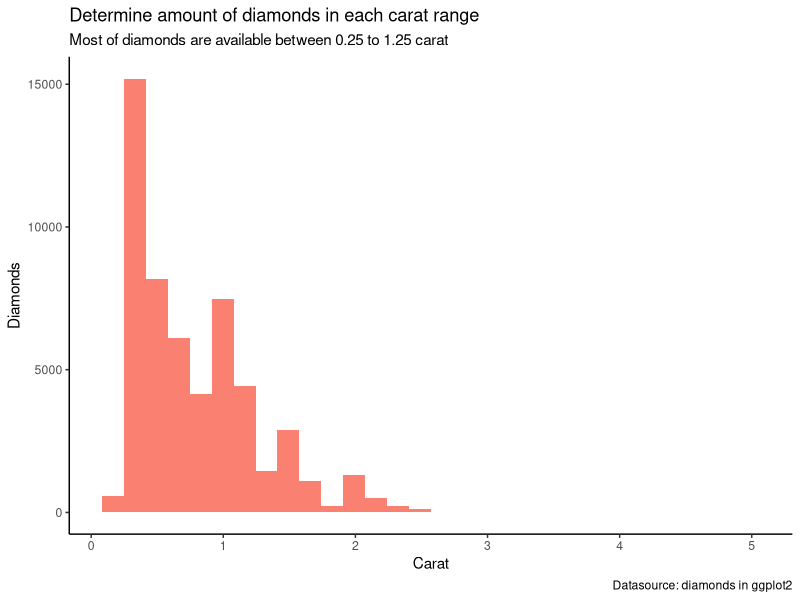
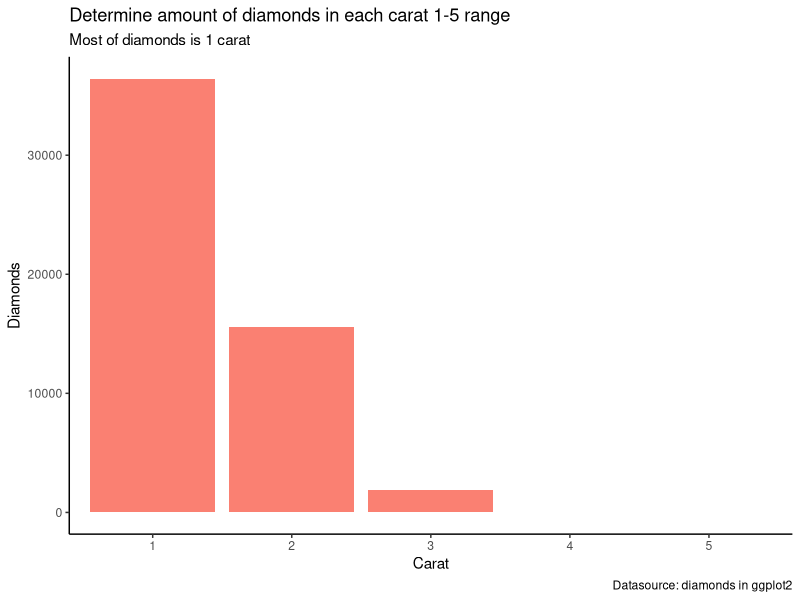
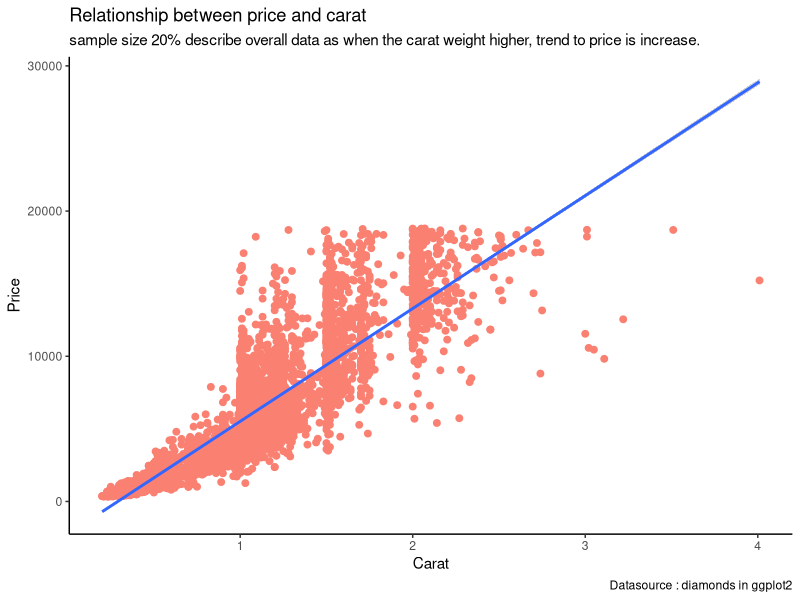
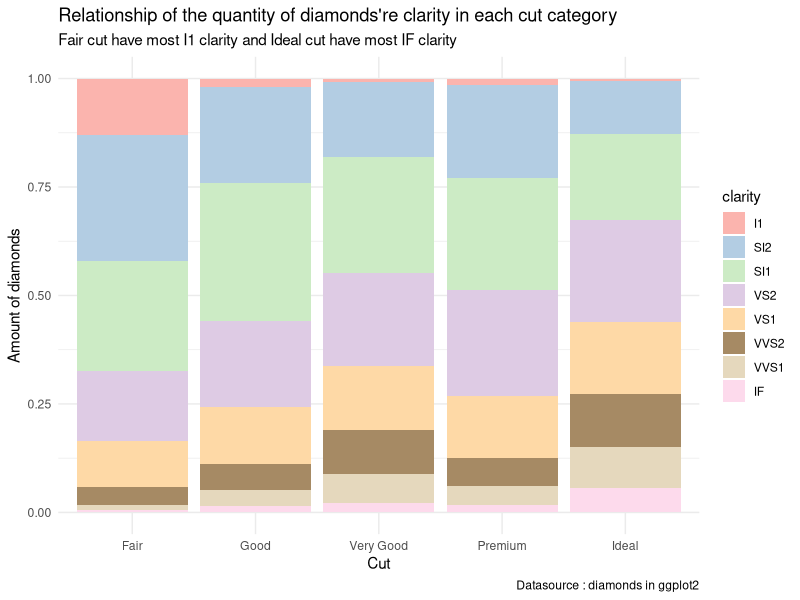
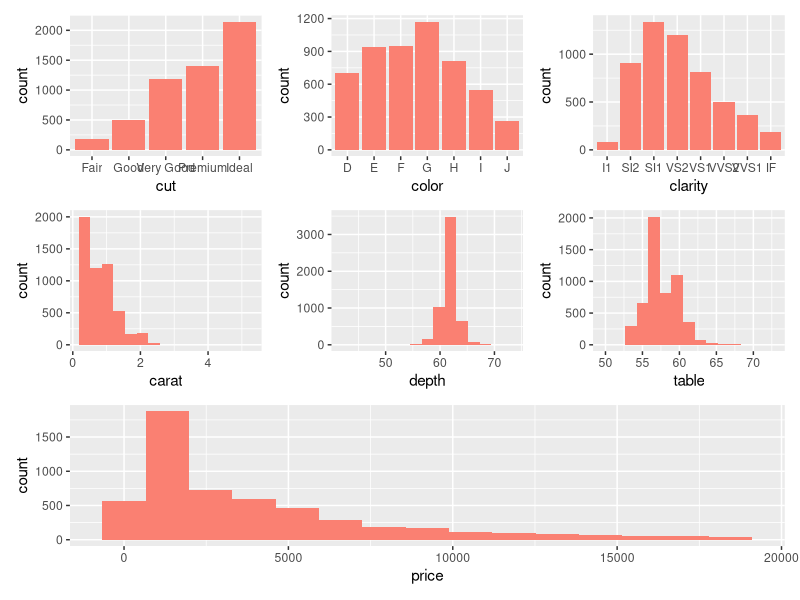

Write R code to recreate these figures, in order.
library(dplyr)
library(tidyverse)
library(patchwork)

glimpse(diamonds)

## Chart 1 - geom_histogram of carat (one variable)
  ggplot(diamonds, aes(carat)) +
    geom_histogram(bins = 30, fill = "salmon") +
    theme_classic() +
    labs(
      title = "Determine amount of diamonds in each carat range",
      x = "Carat",
      y = "Diamonds",
      subtitle = "Most of diamonds are available between 0.25 to 1.25 carat",
      caption = "Datasource: diamonds in ggplot2"
    )

## Chart 2 - New table + geom_col (one variable)
diamonds %>%
  mutate(carat = ifelse(diamonds$carat <= 1 , "1",
                        ifelse(diamonds$carat <= 2, "2",
                               ifelse(diamonds$carat <= 3, "3",
                                      ifelse(diamonds$carat <= 4, "4", "5"))))) %>%
           
count(carat) %>%
ggplot(aes(carat, n)) +
geom_col(fill = "salmon") +
theme_classic() +
labs(
  title = "Determine amount of diamonds in each carat 1-5 range",
  x = "Carat",
  y = "Diamonds",
  subtitle = "Most of diamonds is 1 carat",
  caption = "Datasource: diamonds in ggplot2"
)

## Chart 3 - Scatter plot and use to linear model for predicted.(two variables)
set.seed(13)
diamonds %>% 
  sample_n(10000) %>%
ggplot(aes(carat, price)) +
  geom_point(col="salmon", size=2) +
  geom_smooth(method = "lm") +
  theme_classic() +
  labs(
    title = "Relationship between price and carat",
    x = "Carat",
    y = "Price",
    subtitle = "sample size 20% describe overall data as when the carat weight higher, trend to price is increase.",
    caption = "Datasource : diamonds in ggplot2"
  )

## Chart 4 - bar plot and fill function(two variables)
ggplot(diamonds, aes(cut, fill = clarity)) +
  geom_bar(position = "fill") +
  scale_fill_manual(
    values = c("#fbb4ae",
               "#b3cde3",
               "#ccebc5",
               "#decbe4",
               "#fed9a6",
               "#a68a64",
               "#e5d8bd",
               "#fddaec")
  ) +
  theme_minimal() +
  labs(
    title = "Relationship of the quantity of diamonds're clarity in each cut category",
    x = "Cut",
    y = "Amount of diamonds",
    subtitle = "Fair cut have most I1 clarity and Ideal cut have most IF clarity",
    caption = "Datasource : diamonds in ggplot2"
  )

## Chart 5 - Joining multiple charts
c1 <- ggplot(diamonds %>% sample_frac(0.1), aes(carat)) +
  geom_histogram(bins = 15, fill = "salmon")
c2 <- ggplot(diamonds %>% sample_frac(0.1), aes(cut)) +
  geom_bar(fill = "salmon")
c3 <- ggplot(diamonds %>% sample_frac(0.1), aes(color)) +
  geom_bar(fill = "salmon")
c4 <- ggplot(diamonds %>% sample_frac(0.1), aes(clarity)) +
  geom_bar(fill = "salmon")
c5 <- ggplot(diamonds %>% sample_frac(0.1), aes(depth)) +
  geom_histogram(bins = 15, fill = "salmon")
c6 <- ggplot(diamonds %>% sample_frac(0.1), aes(table)) +
  geom_histogram(bins = 15, fill = "salmon")
c7 <- ggplot(diamonds %>% sample_frac(0.1), aes(price)) +
  geom_histogram(bins = 15, fill = "salmon")

(c2 + c3 + c4) / (c1 + c5 + c6) / c7
